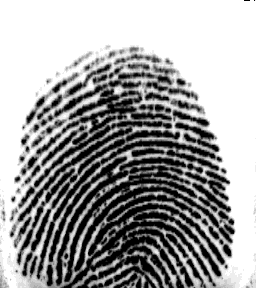
#> input picture digital-fingerprint-analysis-main/picture/clean_finger.png, 256 x 288 px
$ python starter2_test.py
#> lines starting #> are read from the running program, lines starting #| are printed output that depends on the picture
import cv2
import numpy as np
from matplotlib import pyplot as plt


img = cv2.imread('../picture/clean_finger.png')
#> img is the input picture: shape (288, 256, 3); min 0, max 255, mean 159.4
rows, cols, ch = img.shape
#> rows = 288; cols = 256; ch = 3

#  Selecting the points that will create the affine matrix

sourcePoints = np.float32([[20, 50],[200, 50], [50, 200]])
targetPoints = np.float32([[10,100],[200,50],[100,250]])

# The affine matrix needed for the image warp
M = cv2.getAffineTransform(sourcePoints,targetPoints)

######Image warp######

# different interpolation can be done by changing the flags cv2.INTER
# for linear interpolation : cv2.INTER_LINEAR
# for bicubic interpolation : cv2.INTER_CUBIC
# for the nearest neighbor interpolation : cv2.INTER_NEAREST

img_warp = cv2.warpAffine(img, M, (cols, rows),cv2.INTER_CUBIC, borderMode=cv2.BORDER_CONSTANT,borderValue=(255, 255, 255))
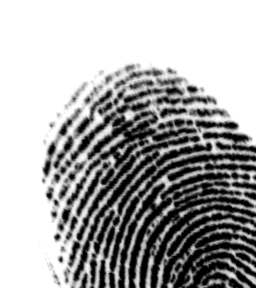
#> img_warp: shape (288, 256, 3); min 0, max 255, mean 168.4

plt.imshow(img_warp),plt.title('Image warp')
plt.savefig("../result/Imagewarp.png")
plt.close()
### Perspective Image Warp ####

## choosing the points for the perspective affine matrix
sourcePoints_perspective = np.float32([[50,65],[170,52],[30,260],[250,250]])
targetPoints_perspective = np.float32([[0,0],[110,0],[0,210],[210,210]])

# The matrix that performs the persepctive affine transformation
M_prespective = cv2.getPerspectiveTransform(sourcePoints_perspective,targetPoints_perspective)

## The perspective Transformation
img_warp_prespective = cv2.warpPerspective(img_warp,M_prespective,(cols,rows), cv2.INTER_CUBIC, borderMode=cv2.BORDER_CONSTANT,borderValue=(255, 255, 255))
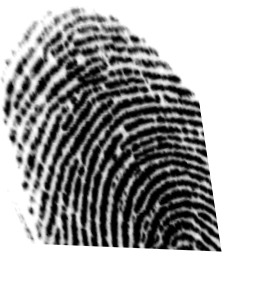
#> img_warp_prespective: shape (288, 256, 3); min 0, max 255, mean 169.1

plt.imshow(img_warp_prespective),plt.title('normal warp + perspective warp')
plt.savefig("../result/Imagewarp_Perspective.png")
plt.close()

## TRANSLATION
h,w = img_warp_prespective.shape[:2]
#> h = 288; w = 256
M_Translation =np.float32([[1,0,60],[0,1,60]])
img_translated=cv2.warpAffine(img_warp_prespective,M_Translation,(w,h),cv2.INTER_CUBIC, borderMode=cv2.BORDER_CONSTANT,borderValue=(255, 255, 255))
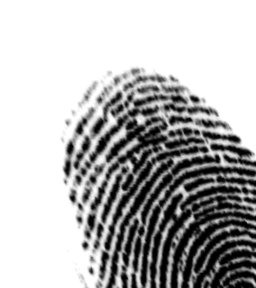
#> img_translated: shape (288, 256, 3); min 0, max 255, mean 181.3
plt.figure()
plt.imshow(img_translated),plt.title("Translation of the Warped Image")
plt.savefig("../result/translated.png")
plt.close()

## ROTATION

## finding the center of the image and rotate by a certain degree around the center

image_center = tuple(np.array(img_translated.shape[1::-1]) / 2)
#> image_center = (128, 144)
rot_mat = cv2.getRotationMatrix2D(image_center, 15, 1.0)
img_rotated = cv2.warpAffine(img_translated, rot_mat, img_translated.shape[1::-1], cv2.INTER_CUBIC,borderMode=cv2.BORDER_CONSTANT,borderValue=(255, 255, 255))
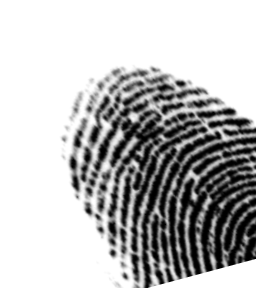
#> img_rotated: shape (288, 256, 3); min 0, max 255, mean 186.9

plt.figure()
plt.imshow(img_rotated),plt.title("Image Rotated by 15 degrees")
plt.savefig("../result/rotated.png")
plt.close()

## Final Translation to match the image frame
M_translation2 =np.float32([[1,0,0],[0,1,30]])
result=cv2.warpAffine(img_rotated,M_translation2,(w,h),cv2.INTER_CUBIC,borderMode=cv2.BORDER_CONSTANT,borderValue=(255, 255, 255))
plt.figure()
plt.imshow(result),plt.title("Result")
plt.savefig("../result/result.png")
plt.close()

### Downsampling the image to see the effect of different interpolation

scale_percent = 35
width_small = int(result.shape[1] * scale_percent / 100)
#> width_small = 89
height_small = int(result.shape[0] * scale_percent / 100)
#> height_small = 100
dim = (width_small, height_small)
#> dim = (89, 100)
img_small = cv2.resize(result,dim)
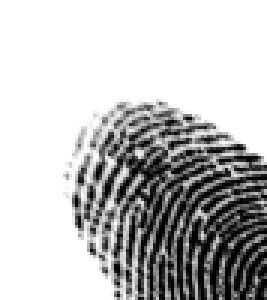
#> img_small: shape (100, 89, 3) (shown 3 times larger); min 0, max 255, mean 191.6

# upsampling back to original size
img_nn  = cv2.resize(img_small, (result.shape[1],result.shape[0]) , interpolation = cv2.INTER_NEAREST)
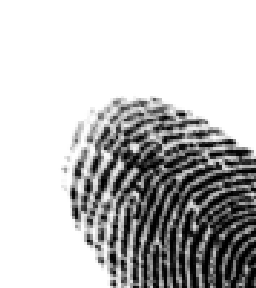
#> img_nn: shape (288, 256, 3); min 0, max 255, mean 192
img_bil = cv2.resize(img_small, (result.shape[1],result.shape[0]), interpolation = cv2.INTER_LINEAR)
img_bic = cv2.resize(img_small, (result.shape[1],result.shape[0]), interpolation = cv2.INTER_CUBIC)
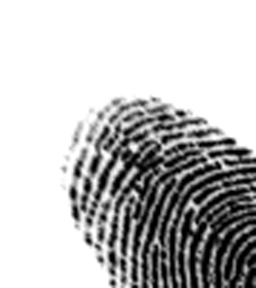
#> img_bic: shape (288, 256, 3); min 0, max 255, mean 191.7


plt.figure(figsize=(14,10))
plt.subplot(2,2,1)
plt.imshow(img_small)
plt.title('Downsampled')
plt.subplot(2,2,2)
plt.imshow(img_nn)
plt.title('Nearest Neighbor')
plt.subplot(2,2,3)
plt.imshow(img_bil)
plt.title('Bilinear')
plt.subplot(2,2,4)
plt.imshow(img_bic)
plt.title('Bicubic')
plt.savefig("../result/interpolations.png")
plt.close()

$ run again, with digital-fingerprint-analysis-main/picture/dry_finger.png copied over digital-fingerprint-analysis-main/picture/clean_finger.png
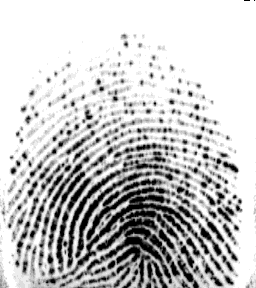
#> input picture digital-fingerprint-analysis-main/picture/dry_finger.png, 256 x 288 px
#> img is the input picture: shape (288, 256, 3); min 0, max 255, mean 197.8
#> `img_warp_prespective = cv2.warpPerspective(img_warp,M_prespective,(col..`:
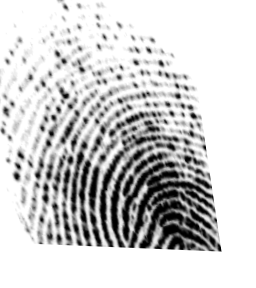
#> img_warp_prespective: shape (288, 256, 3); min 0, max 255, mean 207.3
#> `img_bic = cv2.resize(img_small, (result.shape[1],result.shape[0]), int..`:
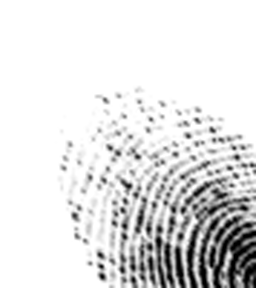
#> img_bic: shape (288, 256, 3); min 0, max 255, mean 224.7
